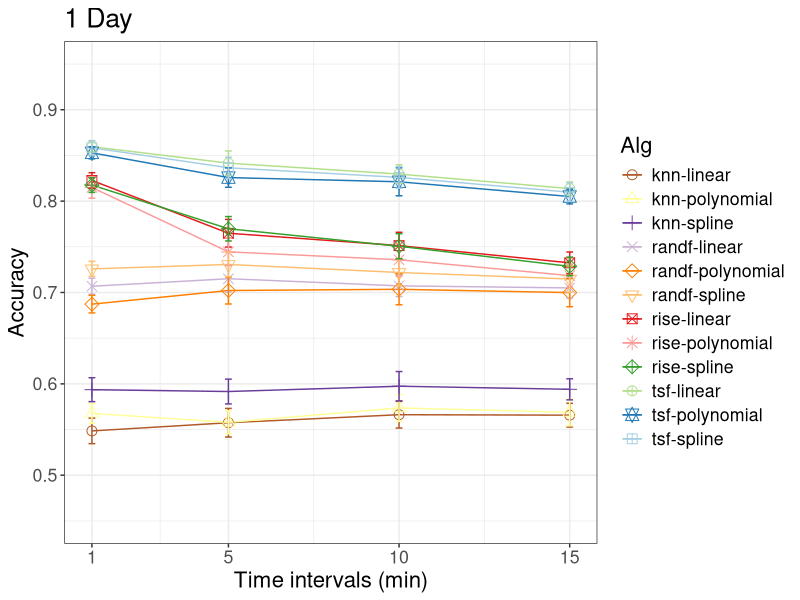
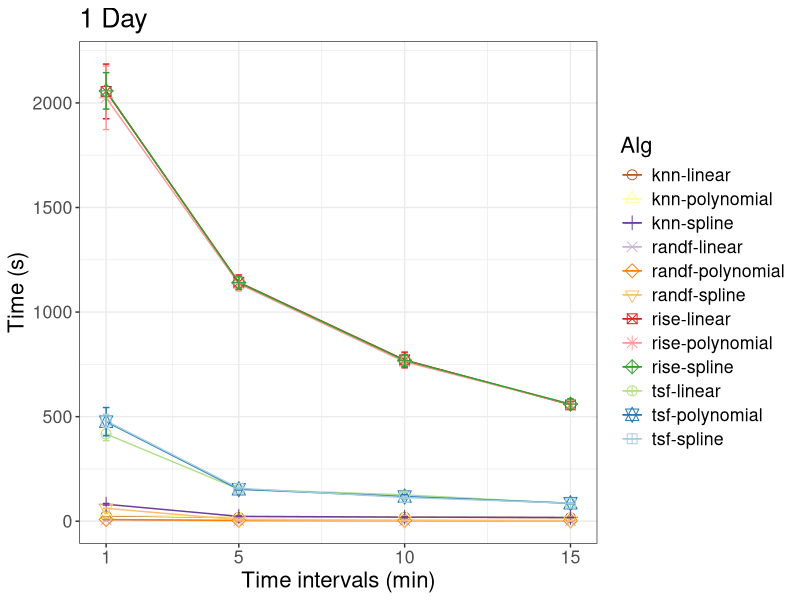
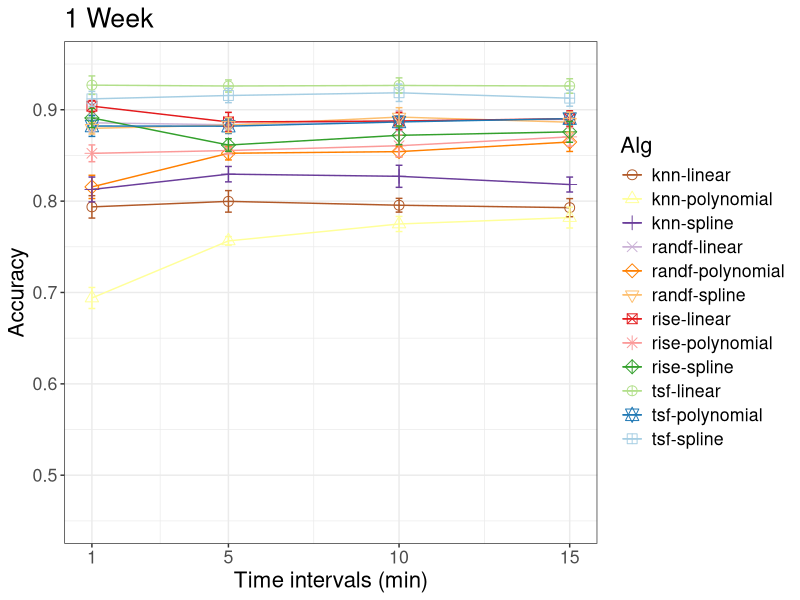
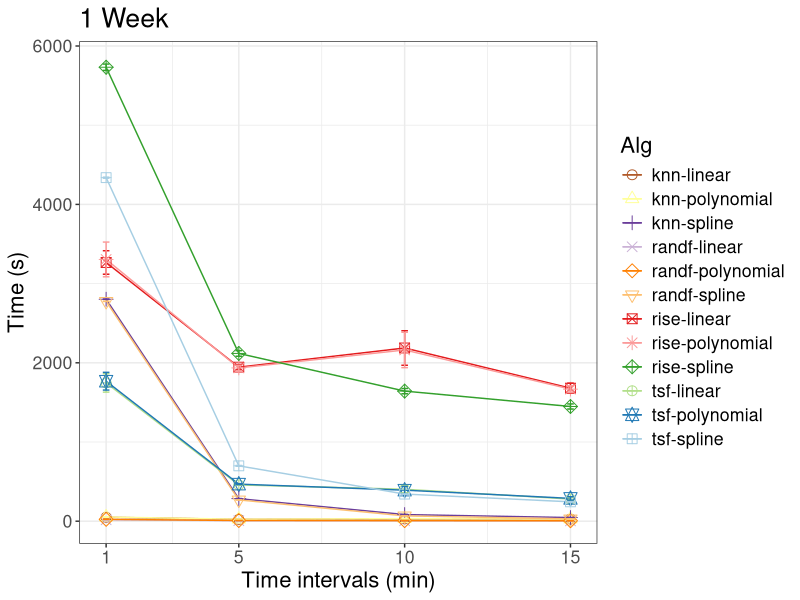
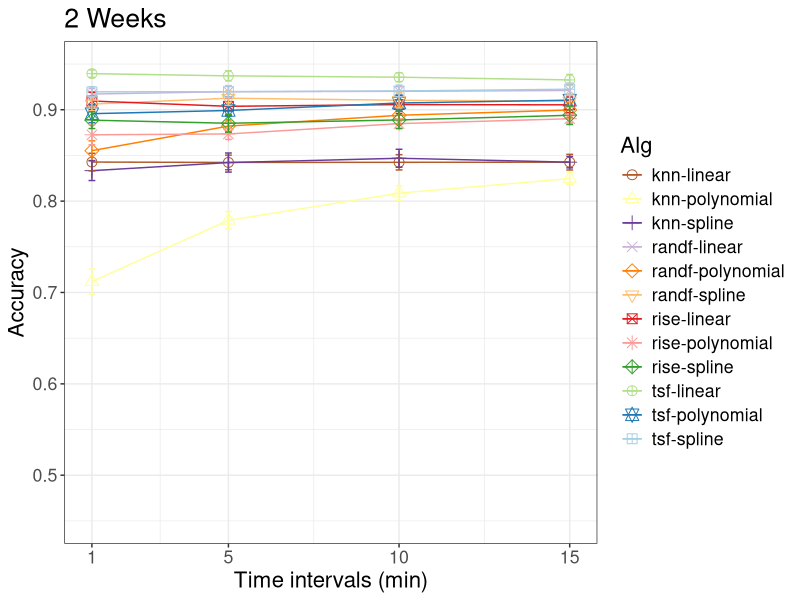
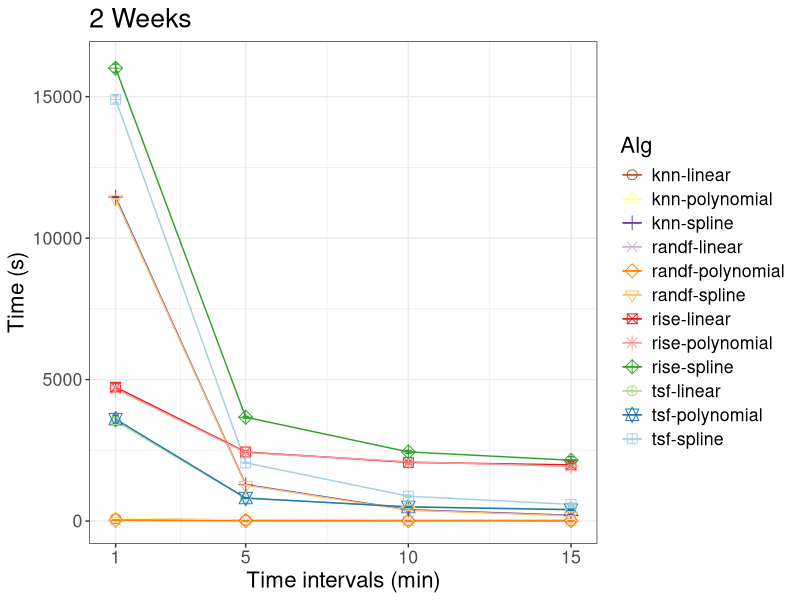
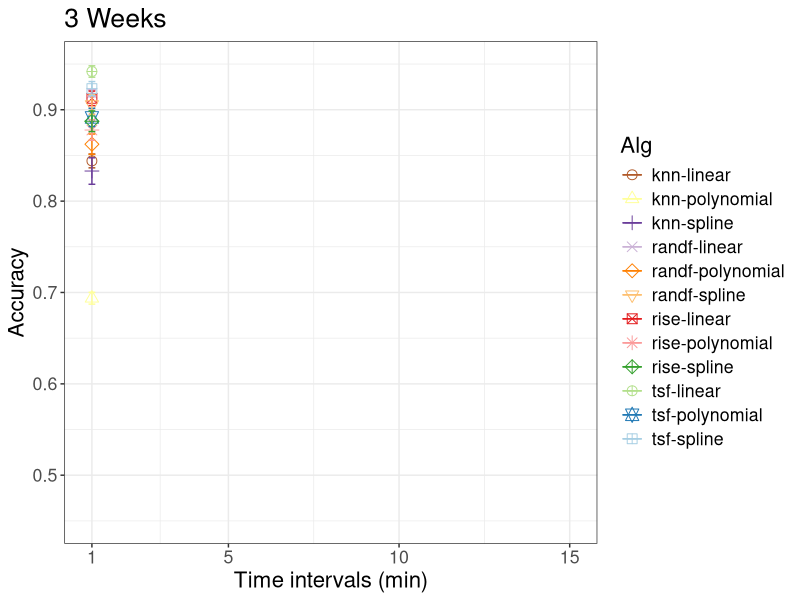
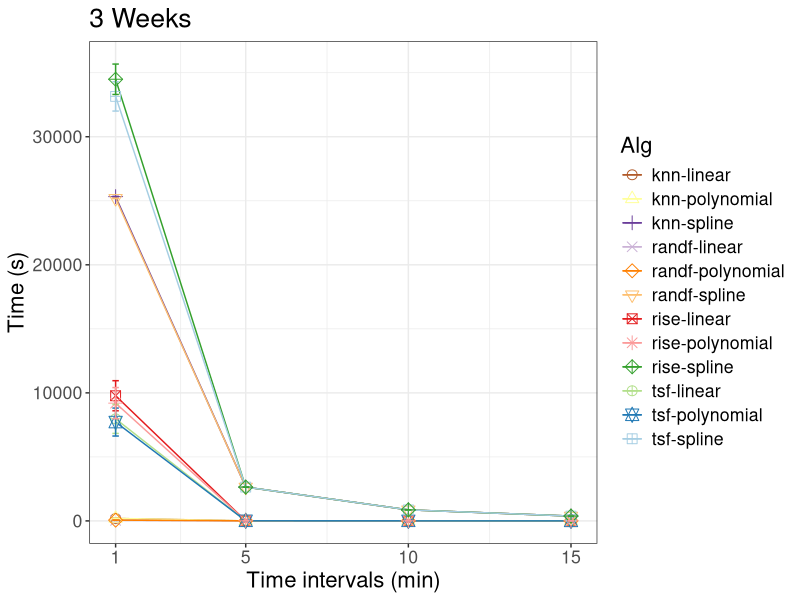

Recreate these plots in R, in order.

library(ggplot2)
library(RColorBrewer)

# loading results
x = read.table('res_partial_asos_1min_literature_methods.txt', stringsAsFactors=F)

# converting to data.frame
x = as.data.frame(x)
colnames(x) = c('alg', 'method', 'span', 'int', 'acc', 'sd_acc', 'time', 'sd_time', 'num')

x$span = factor(x$span, 
                levels=c('1day','1week','2week','3week'),
                labels=c('1 Day','1 Week','2 Weeks','3 Weeks'))
x$alg = as.factor(x$alg)
#x$alg = factor(x$alg, 
#                levels=c('3', '4', '5', '6', 'knn','randf','tsf','rise'),
#                labels=c('D=3', 'D=4', 'D=5', 'D=6', 'Knn','RandF','TSF','RISE'))
x$int = as.numeric(gsub('min', '', x$int))

# loading absolute times of interpolation
xint = read.table('res_partial_time_interpolate.txt')
labnames = c('Method', 'span', 'int', 'time')
colnames(xint) = labnames
xint$span = factor(xint$span, 
                levels=c('1day','1week','2week','3week'),
                labels=c('1 Day','1 Week','2 Weeks','3 Weeks'))
xint$int = as.numeric(gsub('min', '', xint$int))

# summing up the interpolation time, per method, in the time column
for(method in unique(x$method))
{
    for(span in unique(x$span))
    {
        for(int in unique(x$int))
        {
            addtime = xint[xint$Method == method & xint$span == span & xint$int == int,'time']
            x[x$method == method & x$span == span & x$int == int,'time'] = 
                x[x$method == method & x$span == span & x$int == int,'time'] + addtime
        }
    }
}

#D=3

# length of computed features
#N = 30
N = 10

# source
# http://www.cookbook-r.com/Manipulating_data/Summarizing_data/

# Calculate standard error of the mean
# standard error
x$se_acc = x$sd_acc/sqrt(N)
x$se_time = x$sd_time/sqrt(N)

# Confidence interval multiplier for standard error
conf.interval = 0.95
# Calculate t-statistic for confidence interval: 
# e.g., if conf.interval is .95, use .975 (above/below), and use df=N-1
ciMult = qt(conf.interval/2 + .5, N-1)
x$ci_acc = x$se_acc * ciMult
x$ci_time = x$se_time * ciMult



for(span in unique(x$span))
{
    # filtering by span
    x_i = x[x$span == span,]

    # accuracy
    p = ggplot(data=x_i, aes(x=int, y=acc, color=alg, shape=alg)) + 
        geom_line() + geom_point(size=3) + theme_bw() + ylab('Accuracy') +
        scale_x_continuous(name ="Time intervals (min)", breaks=c(1,5,10,15)) +
        scale_color_manual(values = rev(brewer.pal(12,'Paired'))) + 
        scale_shape_manual(values=1:nlevels(x$alg)) +
        ylim(0.45, 0.95) +
        geom_errorbar(aes(ymin=acc-ci_acc, ymax=acc+ci_acc), width=.2) +
        theme(text=element_text(size=16)) +
        labs(color="Alg", shape="Alg", title=span) 
        #theme(text=element_text(size=16,  family='Sans')) 
    
    fname=paste('img/fig_accuracy_asos_1min_methods_',
                gsub(' ', '', as.character(span)),'.pdf', sep='')
    ggsave(fname, p, width=10)

    # time
    p = ggplot(data=x_i, aes(x=int, y=time, color=alg, shape=alg)) + 
        geom_line() + geom_point(size=3) + theme_bw() + ylab('Time (s)') +
        scale_x_continuous(name ="Time intervals (min)", breaks=c(1,5,10,15)) +
        scale_color_manual(values = rev(brewer.pal(12,'Paired'))) + 
        scale_shape_manual(values=1:nlevels(x$alg)) +
        #ylim(0.45, 0.95) +
        geom_errorbar(aes(ymin=time-ci_time, ymax=time+ci_time), width=.2) +
        theme(text=element_text(size=16)) +
        labs(color="Alg", shape="Alg", title=span) 
        #theme(text=element_text(size=16,  family='Sans')) 

    fname=paste('img/fig_time_asos_1min_methods_sum_',
                gsub(' ', '', as.character(span)),'.pdf', sep='')
    ggsave(fname, p, width=10)
 
    #scale_shape_discrete(labels=c('a','b','c','d','e')) +
}


